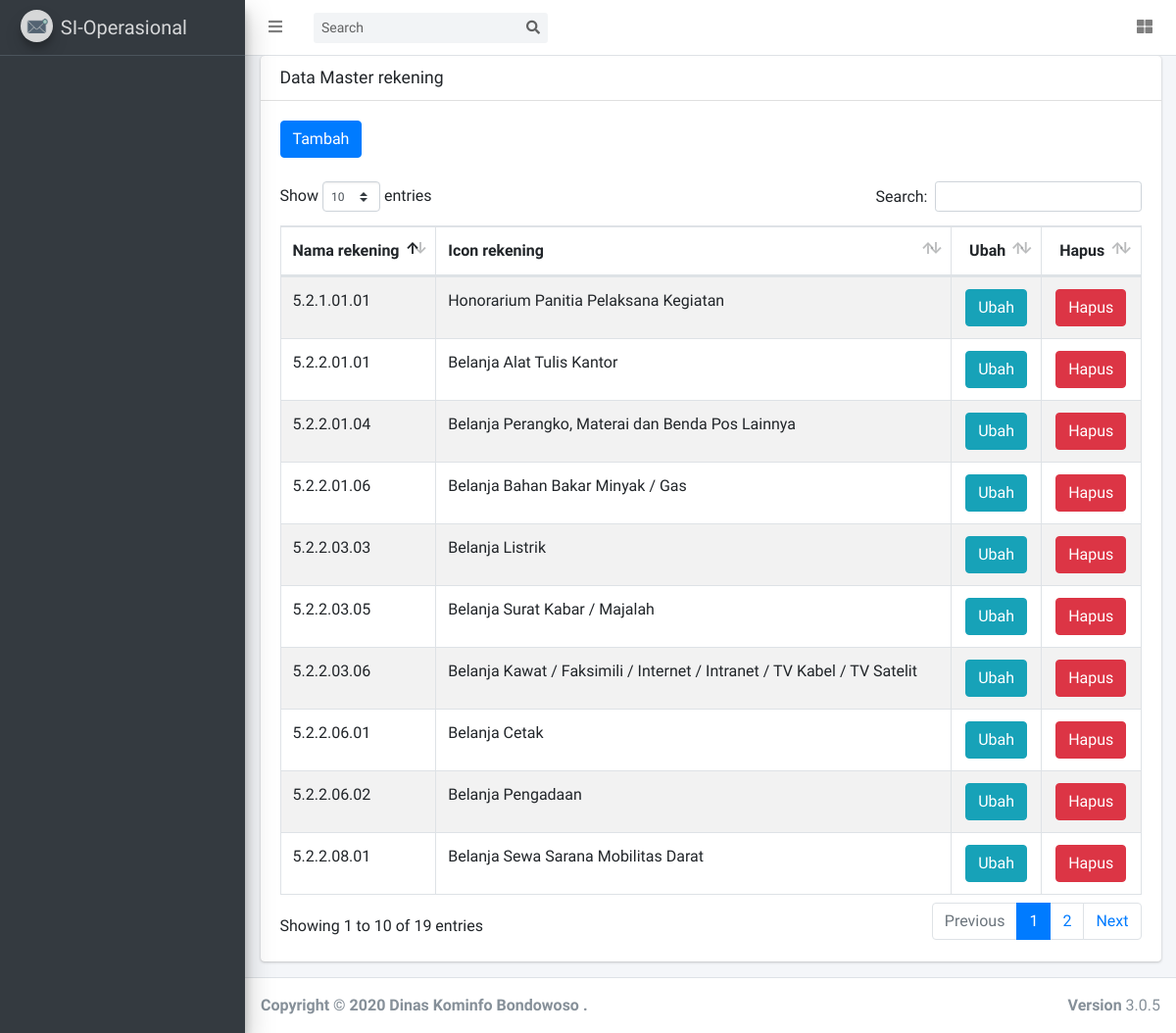
Screenshot of /index.php/rekening with the database file from the repository.
### tables this page shows
CREATE TABLE `tbl_rekening` (
  `id_rekening` int(11) NOT NULL,
  `kode_rekening` varchar(50) NOT NULL,
  `uraian_rekening` varchar(200) NOT NULL
);

### application/controllers/Rekening.php (called while the page is built, shortened)
<?php
class Rekening extends CI_Controller {
	function __construct(){
        $this->load->model('Main_model', 'main');
        $this->load->library('session');
    }
	public function index()
	{
        $id_role 				    = $this->session->userdata('id_role');
		$data['menu'] 			    = $this->main->get_menu_selected($id_role);
        $data['rekening'] 		    = $this->main->get_data('tbl_rekening');
		$this->load->view('rekening/index',$data);
	}
}

### index.php (called while the page is built, shortened)
<?php
require_once BASEPATH.'core/CodeIgniter.php';

### application/models/Main_model.php (called while the page is built, shortened)
<?php
class Main_model extends CI_Model
{
    function get_data($table)
    {
        $query = $this->db->get($table);
        return $query->result();
    }
    function get_menu_selected($role_id)
    {
        $this->db->select('*')
            ->from('tbl_user_access')
            ->join('tbl_sub_menu', 'tbl_user_access.id_sub_menu = tbl_sub_menu.id_sub_menu')
            ->join('tbl_menu', 'tbl_menu.id_menu = tbl_sub_menu.id_menu')
            ->where('tbl_user_access.id_role =', $role_id)
            ->group_by('tbl_menu.id_menu');
        $query = $this->db->get();
        return $query->result();
    }
}

### application/views/rekening/index.php (the view, shortened to what this page needs)
<!DOCTYPE html>
<html lang="en">
<head>
</head>
<body class="hold-transition sidebar-mini layout-fixed layout-navbar-fixed layout-footer-fixed">
<div class="wrapper">
  <div class="content-wrapper">
    <section class="content">
      <div class="container-fluid">
        <div class="card">
          <div class="card-header">
            <h3 class="card-title">Data Master rekening</h3>
          </div>
          <div class="card-body">
            <table id="example1" class="table table-bordered table-striped">
              <button type="button" class="btn btn-primary" onclick="window.location.href='<?= site_url();?>/rekening/add_data';">Tambah</button>
              <br>
                <br>
              <thead>
              <tr>
                <th>Nama rekening</th>
                <th>Icon rekening</th>
                <th style="text-align:center;">Ubah</th>
                <th style="text-align:center;">Hapus</th>
              </tr>
              </thead>
              <tbody>
                <?php foreach($rekening as $row_rekening){?>
                    <tr>
                        <td><?= $row_rekening->kode_rekening;?></td>
                        <td><?= $row_rekening->uraian_rekening;?></td>
                        <td style="text-align:center;"><a style="color:white;" type="button" href="<?= site_url('rekening/edit_data/').$row_rekening->id_rekening ;?>" class="btn btn-info" > Ubah</a</td>
                        <td style="text-align:center;"><button type="button" class="btn btn-danger" data-toggle="modal" data-target="#delete<?= $row_rekening->id_rekening?>"> Hapus</button</td>
                    </tr>
                <?php } ?>
              </tbody>
            </table>
          </div>
      </div>
    </section>
    </div>
</body>
</html>

### rows the page displays
tbl_rekening: kode_rekening "5.2.1.01.01", uraian_rekening "Honorarium Panitia Pelaksana Kegiatan"
tbl_rekening: kode_rekening "5.2.2.01.01", uraian_rekening "Belanja Alat Tulis Kantor"
tbl_rekening: kode_rekening "5.2.2.01.04", uraian_rekening "Belanja Perangko, Materai dan Benda Pos Lainnya"
tbl_rekening: kode_rekening "5.2.2.01.06", uraian_rekening "Belanja Bahan Bakar Minyak / Gas"
tbl_rekening: kode_rekening "5.2.2.03.03", uraian_rekening "Belanja Listrik"
tbl_rekening: kode_rekening "5.2.2.03.05", uraian_rekening "Belanja Surat Kabar / Majalah"
tbl_rekening: kode_rekening "5.2.2.06.01", uraian_rekening "Belanja Cetak"
tbl_rekening: kode_rekening "5.2.2.06.02", uraian_rekening "Belanja Pengadaan"
tbl_rekening: kode_rekening "5.2.2.08.01", uraian_rekening "Belanja Sewa Sarana Mobilitas Darat"
tbl_rekening: kode_rekening "5.2.2.03.06", uraian_rekening "Belanja Kawat / Faksimili / Internet / Intranet / TV Kabel / TV Satelit"
